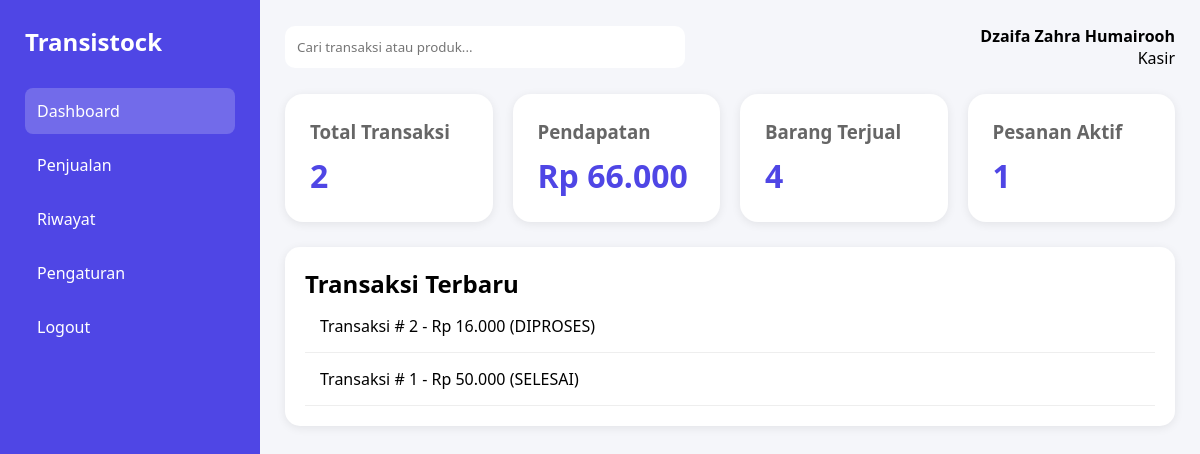
The page /kasir/dashboard_kasir.php (signed in) on the database its author committed.
### tables this page shows
CREATE TABLE `transaksi` (
  `id_transaksi` int(11) NOT NULL,
  `id_user` int(11) DEFAULT NULL,
  `tanggal` datetime DEFAULT NULL,
  `total` decimal(12,2) DEFAULT NULL,
  `metode_pembayaran` varchar(50) DEFAULT NULL,
  `status` enum('SELESAI','DIPROSES','REFUND') DEFAULT NULL
);

### kasir/dashboard_kasir.php (the view, shortened to what this page needs)
<?php
include '../config/koneksi.php';
$queryAktif = mysqli_query($conn,"
    SELECT COUNT(*) as total
    FROM transaksi
    WHERE status='DIPROSES'
");
$pesananAktif = mysqli_fetch_assoc($queryAktif);
$queryTransaksi = mysqli_query($conn,"
    SELECT COUNT(*) as total
    FROM transaksi
");
$dataTransaksi = mysqli_fetch_assoc($queryTransaksi);
$totalTransaksi = $dataTransaksi['total'];
$queryPendapatan = mysqli_query($conn,"
    SELECT SUM(total) as pendapatan
    FROM transaksi
");
$pendapatan = mysqli_fetch_assoc($queryPendapatan);
$queryBarangTerjual = mysqli_query($conn,"
    SELECT SUM(qty) as total
    FROM detail_transaksi
");
$barangTerjual = mysqli_fetch_assoc($queryBarangTerjual);
?>
<!DOCTYPE html>
<html>
<head>
    <link rel="stylesheet" href="../admin/dashboard.css">
</head>
<body>
<div class="container">
    <div class="sidebar">
    <h2>Transistock</h2>
    <ul>
        <li class="active">
            Dashboard
        </li>
        <li>
            <a href="penjualan.php">
                Penjualan
            </a>
        </li>
        <li>
            <a href="riwayat.php">
                Riwayat
            </a>
        </li>
        <li>
            <a href="pengaturan.php">
                Pengaturan
            </a>
        </li>
        <li>
            <a href="../auth/logout.php">
                Logout
            </a>
        </li>
    </ul>
</div>
<div class="main">
<div class="header">
    <input
        type="text"
        placeholder="Cari transaksi atau produk...">
    <div class="profile">
        <h4><?= $_SESSION['nama']; ?></h4>
        <p>Kasir</p>
    </div>
</div>
<div class="cards">
    <div class="card">
        <h3>Total Transaksi</h3>
        <h1><?= $totalTransaksi; ?></h1>
    </div>
    <div class="card">
        <h3>Pendapatan</h3>
        <h1>
            Rp <?= number_format($pendapatan['pendapatan'] ?? 0,0,',','.'); ?>
        </h1>
    </div>
    <div class="card">
        <h3>Barang Terjual</h3>
        <h1><?= $barangTerjual['total'] ?? 0; ?></h1>
    </div>
    <div class="card">
        <h3>Pesanan Aktif</h3>
        <h1><?= $pesananAktif['total']; ?></h1>
    </div>
</div>
<div class="activity">
    <h2>Transaksi Terbaru</h2>
    <?php
    $riwayat = mysqli_query($conn,"
        SELECT *
        FROM transaksi
        ORDER BY tanggal DESC
        LIMIT 5
    ");
    while($row = mysqli_fetch_assoc($riwayat)) :
    ?>
        <div class="activity-item">
            Transaksi #
            <?= $row['id_transaksi']; ?>
            -
            Rp <?= number_format($row['total'],0,',','.'); ?>
            (<?= $row['status']; ?>)
        </div>
    <?php endwhile; ?>
</div>
</div>
</div>
</body>
</html>

### admin/dashboard.css (style rules this page uses)
* { margin:0; padding:0; box-sizing:border-box; font-family:Segoe UI, sans-serif; }
body { background:#f5f6fa; }
.container { display:flex; min-height:100vh; }
.sidebar { width:260px; background:#4f46e5; color:white; padding:25px; }
.sidebar h2 { margin-bottom:30px; }
.sidebar ul { list-style:none; }
.sidebar li { padding:12px; margin-bottom:8px; border-radius:8px; cursor:pointer; }
.sidebar li:hover, .sidebar .active { background:rgba(255,255,255,0.2); }
.sidebar a { color:white; text-decoration:none; }
.main { flex:1; padding:25px; }
.header { display:flex; justify-content:space-between; align-items:center; margin-bottom:25px; }
.header input { width:400px; padding:12px; border:none; border-radius:10px; }
.profile { text-align:right; }
.cards { display:grid; grid-template-columns:repeat(4,1fr); gap:20px; margin-top:25px; margin-bottom:25px; }
.card { background:white; padding:25px; border-radius:18px; box-shadow:0 2px 10px rgba(0,0,0,0.08); text-align:left; }
.card h3 { color:#666; margin-bottom:10px; }
.card h1 { color:#4f46e5; }
.chart, .activity { background:white; padding:20px; border-radius:15px; margin-bottom:20px; box-shadow:0 2px 10px rgba(0,0,0,0.08); }
.activity-item { padding:15px; border-bottom:1px solid #eee; }

### rows shown on the page
transaksi: id_transaksi "2", total "16.000", status "DIPROSES"
transaksi: id_transaksi "1", total "50.000", status "SELESAI"

### other values the page prints
$_SESSION['nama'] "Dzaifa Zahra Humairooh"
$totalTransaksi "2"
$pendapatan['pendapatan'] "66.000"
$barangTerjual['total'] "4"
$pesananAktif['total'] "1"
